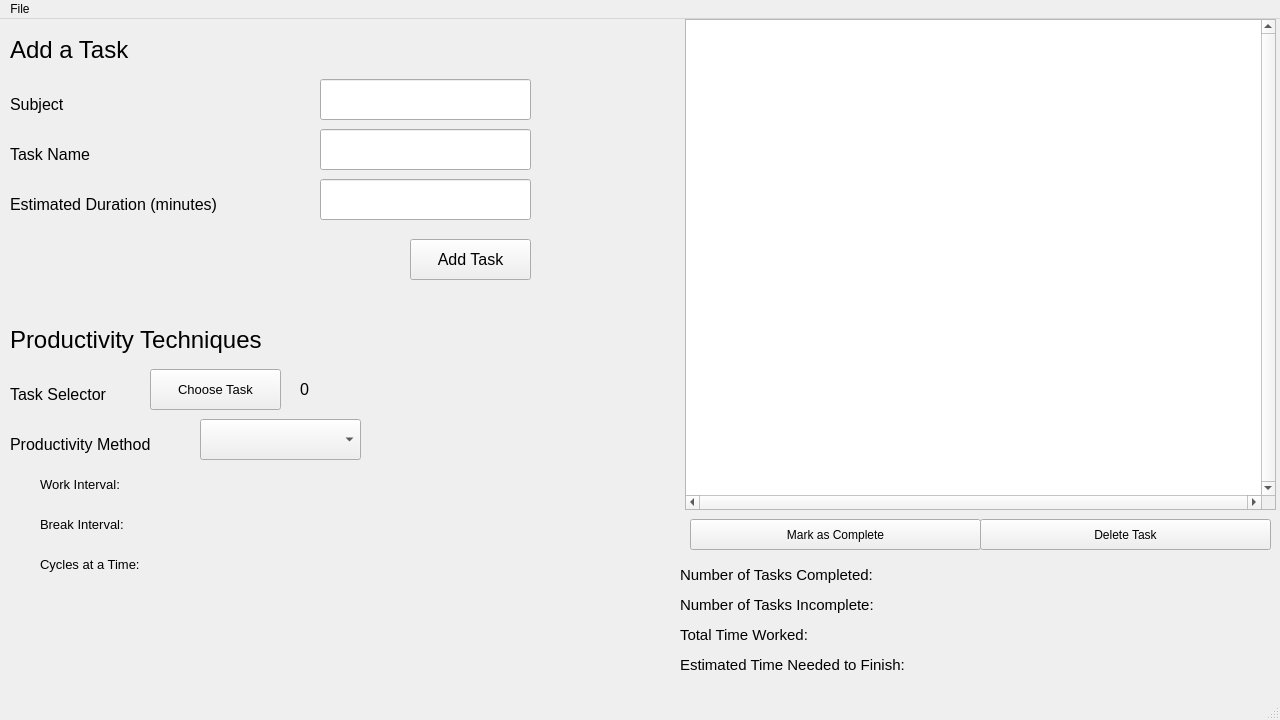
<?xml version="1.0" encoding="UTF-8"?>
<ui version="4.0">
 <class>MainWindow</class>
 <widget class="QMainWindow" name="MainWindow">
  <property name="geometry">
   <rect>
    <x>0</x>
    <y>0</y>
    <width>1280</width>
    <height>720</height>
   </rect>
  </property>
  <property name="sizePolicy">
   <sizepolicy hsizetype="Expanding" vsizetype="Expanding">
    <horstretch>0</horstretch>
    <verstretch>0</verstretch>
   </sizepolicy>
  </property>
  <property name="windowTitle">
   <string>ToDoPlus</string>
  </property>
  <widget class="QWidget" name="centralwidget">
   <widget class="QTableWidget" name="tasksTable">
    <property name="geometry">
     <rect>
      <x>685</x>
      <y>0</y>
      <width>591</width>
      <height>491</height>
     </rect>
    </property>
    <property name="verticalScrollBarPolicy">
     <enum>Qt::ScrollBarAlwaysOn</enum>
    </property>
    <property name="horizontalScrollBarPolicy">
     <enum>Qt::ScrollBarAlwaysOn</enum>
    </property>
    <property name="sizeAdjustPolicy">
     <enum>QAbstractScrollArea::AdjustToContents</enum>
    </property>
    <property name="columnCount">
     <number>0</number>
    </property>
    <attribute name="horizontalHeaderCascadingSectionResizes">
     <bool>true</bool>
    </attribute>
    <attribute name="horizontalHeaderMinimumSectionSize">
     <number>45</number>
    </attribute>
   </widget>
   <widget class="QLabel" name="taskHeader">
    <property name="geometry">
     <rect>
      <x>10</x>
      <y>10</y>
      <width>161</width>
      <height>41</height>
     </rect>
    </property>
    <property name="font">
     <font>
      <pointsize>18</pointsize>
     </font>
    </property>
    <property name="text">
     <string>Add a Task</string>
    </property>
   </widget>
   <widget class="QLabel" name="subjectLabel">
    <property name="geometry">
     <rect>
      <x>10</x>
      <y>70</y>
      <width>111</width>
      <height>31</height>
     </rect>
    </property>
    <property name="font">
     <font>
      <pointsize>12</pointsize>
     </font>
    </property>
    <property name="text">
     <string>Subject</string>
    </property>
   </widget>
   <widget class="QLabel" name="taskLabel">
    <property name="geometry">
     <rect>
      <x>10</x>
      <y>120</y>
      <width>111</width>
      <height>31</height>
     </rect>
    </property>
    <property name="font">
     <font>
      <pointsize>12</pointsize>
     </font>
    </property>
    <property name="text">
     <string>Task Name</string>
    </property>
   </widget>
   <widget class="QLabel" name="timeLabel">
    <property name="geometry">
     <rect>
      <x>10</x>
      <y>170</y>
      <width>271</width>
      <height>31</height>
     </rect>
    </property>
    <property name="font">
     <font>
      <pointsize>12</pointsize>
     </font>
    </property>
    <property name="text">
     <string>Estimated Duration (minutes)</string>
    </property>
   </widget>
   <widget class="QLineEdit" name="subjectBox">
    <property name="geometry">
     <rect>
      <x>320</x>
      <y>60</y>
      <width>211</width>
      <height>41</height>
     </rect>
    </property>
   </widget>
   <widget class="QLineEdit" name="taskBox">
    <property name="geometry">
     <rect>
      <x>320</x>
      <y>110</y>
      <width>211</width>
      <height>41</height>
     </rect>
    </property>
   </widget>
   <widget class="QLineEdit" name="timeBox">
    <property name="geometry">
     <rect>
      <x>320</x>
      <y>160</y>
      <width>211</width>
      <height>41</height>
     </rect>
    </property>
   </widget>
   <widget class="QPushButton" name="addTaskButton">
    <property name="geometry">
     <rect>
      <x>410</x>
      <y>220</y>
      <width>121</width>
      <height>41</height>
     </rect>
    </property>
    <property name="font">
     <font>
      <pointsize>12</pointsize>
     </font>
    </property>
    <property name="text">
     <string>Add Task</string>
    </property>
   </widget>
   <widget class="QLabel" name="productivityHeader">
    <property name="geometry">
     <rect>
      <x>10</x>
      <y>300</y>
      <width>321</width>
      <height>41</height>
     </rect>
    </property>
    <property name="font">
     <font>
      <pointsize>18</pointsize>
     </font>
    </property>
    <property name="text">
     <string>Productivity Techniques</string>
    </property>
   </widget>
   <widget class="QLabel" name="chooseTaskLabel">
    <property name="geometry">
     <rect>
      <x>10</x>
      <y>360</y>
      <width>131</width>
      <height>31</height>
     </rect>
    </property>
    <property name="font">
     <font>
      <pointsize>12</pointsize>
     </font>
    </property>
    <property name="text">
     <string>Task Selector</string>
    </property>
   </widget>
   <widget class="QPushButton" name="chooseButton">
    <property name="geometry">
     <rect>
      <x>150</x>
      <y>350</y>
      <width>131</width>
      <height>41</height>
     </rect>
    </property>
    <property name="font">
     <font>
      <pointsize>10</pointsize>
     </font>
    </property>
    <property name="text">
     <string>Choose Task</string>
    </property>
   </widget>
   <widget class="QLabel" name="productivityLabel">
    <property name="geometry">
     <rect>
      <x>10</x>
      <y>410</y>
      <width>181</width>
      <height>31</height>
     </rect>
    </property>
    <property name="font">
     <font>
      <pointsize>12</pointsize>
     </font>
    </property>
    <property name="text">
     <string>Productivity Method</string>
    </property>
   </widget>
   <widget class="QComboBox" name="productivityChoose">
    <property name="geometry">
     <rect>
      <x>200</x>
      <y>400</y>
      <width>161</width>
      <height>41</height>
     </rect>
    </property>
    <property name="currentText">
     <string extracomment="Choose a Method"/>
    </property>
   </widget>
   <widget class="QLabel" name="workLabel">
    <property name="geometry">
     <rect>
      <x>40</x>
      <y>450</y>
      <width>581</width>
      <height>31</height>
     </rect>
    </property>
    <property name="font">
     <font>
      <pointsize>10</pointsize>
     </font>
    </property>
    <property name="text">
     <string>Work Interval: </string>
    </property>
   </widget>
   <widget class="QLabel" name="breakLabel">
    <property name="geometry">
     <rect>
      <x>40</x>
      <y>490</y>
      <width>561</width>
      <height>31</height>
     </rect>
    </property>
    <property name="font">
     <font>
      <pointsize>10</pointsize>
     </font>
    </property>
    <property name="text">
     <string>Break Interval: </string>
    </property>
   </widget>
   <widget class="QLabel" name="cyclesLabel">
    <property name="geometry">
     <rect>
      <x>40</x>
      <y>530</y>
      <width>581</width>
      <height>31</height>
     </rect>
    </property>
    <property name="font">
     <font>
      <pointsize>10</pointsize>
     </font>
    </property>
    <property name="text">
     <string>Cycles at a Time: </string>
    </property>
   </widget>
   <widget class="QPushButton" name="completeButton">
    <property name="geometry">
     <rect>
      <x>690</x>
      <y>500</y>
      <width>291</width>
      <height>31</height>
     </rect>
    </property>
    <property name="text">
     <string>Mark as Complete</string>
    </property>
   </widget>
   <widget class="QPushButton" name="deleteButton">
    <property name="geometry">
     <rect>
      <x>980</x>
      <y>500</y>
      <width>291</width>
      <height>31</height>
     </rect>
    </property>
    <property name="text">
     <string>Delete Task</string>
    </property>
   </widget>
   <widget class="QLabel" name="taskChosenLabel">
    <property name="geometry">
     <rect>
      <x>300</x>
      <y>350</y>
      <width>291</width>
      <height>41</height>
     </rect>
    </property>
    <property name="font">
     <font>
      <pointsize>12</pointsize>
     </font>
    </property>
    <property name="text">
     <string>0</string>
    </property>
   </widget>
   <widget class="QLabel" name="completeLabel">
    <property name="geometry">
     <rect>
      <x>680</x>
      <y>540</y>
      <width>581</width>
      <height>31</height>
     </rect>
    </property>
    <property name="font">
     <font>
      <pointsize>11</pointsize>
     </font>
    </property>
    <property name="text">
     <string>Number of Tasks Completed:</string>
    </property>
   </widget>
   <widget class="QLabel" name="incompleteLabel">
    <property name="geometry">
     <rect>
      <x>680</x>
      <y>570</y>
      <width>571</width>
      <height>31</height>
     </rect>
    </property>
    <property name="font">
     <font>
      <pointsize>11</pointsize>
     </font>
    </property>
    <property name="text">
     <string>Number of Tasks Incomplete:</string>
    </property>
   </widget>
   <widget class="QLabel" name="timeWorkedLabel">
    <property name="geometry">
     <rect>
      <x>680</x>
      <y>600</y>
      <width>571</width>
      <height>31</height>
     </rect>
    </property>
    <property name="font">
     <font>
      <pointsize>11</pointsize>
     </font>
    </property>
    <property name="text">
     <string>Total Time Worked:</string>
    </property>
   </widget>
   <widget class="QLabel" name="timeNeededLabel">
    <property name="geometry">
     <rect>
      <x>680</x>
      <y>630</y>
      <width>581</width>
      <height>31</height>
     </rect>
    </property>
    <property name="font">
     <font>
      <pointsize>11</pointsize>
     </font>
    </property>
    <property name="text">
     <string>Estimated Time Needed to Finish:</string>
    </property>
   </widget>
  </widget>
  <widget class="QMenuBar" name="menubar">
   <property name="geometry">
    <rect>
     <x>0</x>
     <y>0</y>
     <width>1280</width>
     <height>25</height>
    </rect>
   </property>
   <widget class="QMenu" name="menuNew_Day">
    <property name="title">
     <string>File</string>
    </property>
    <addaction name="actionNewDay"/>
   </widget>
   <addaction name="menuNew_Day"/>
  </widget>
  <widget class="QStatusBar" name="statusbar"/>
  <action name="actionNew_Day">
   <property name="text">
    <string>New Day</string>
   </property>
  </action>
  <action name="actionNewDay">
   <property name="text">
    <string>New Day (Clear)</string>
   </property>
  </action>
 </widget>
 <resources/>
 <connections/>
</ui>
